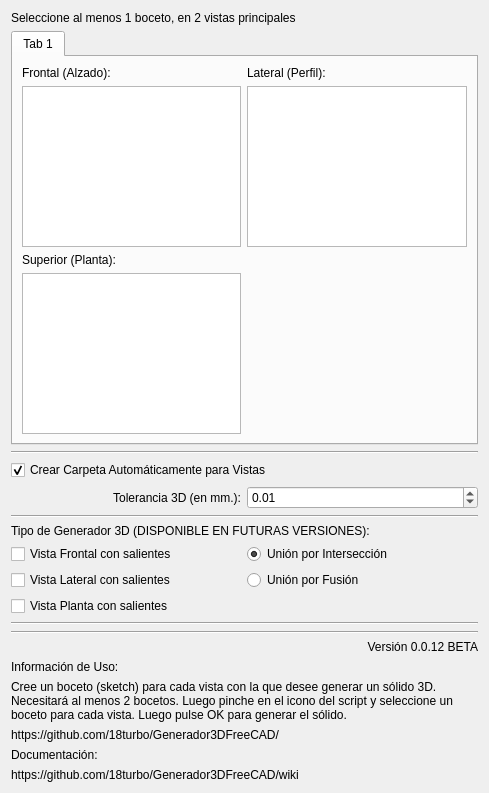
<?xml version="1.0" encoding="UTF-8"?>
<ui version="4.0">
 <class>Dialog</class>
 <widget class="QDialog" name="Dialog">
  <property name="geometry">
   <rect>
    <x>0</x>
    <y>0</y>
    <width>489</width>
    <height>793</height>
   </rect>
  </property>
  <property name="windowTitle">
   <string>Dialog</string>
  </property>
  <layout class="QGridLayout" name="gridLayout">
   <item row="22" column="1">
    <widget class="QRadioButton" name="radioInterseccion">
     <property name="text">
      <string>Unión por Intersección</string>
     </property>
     <property name="checkable">
      <bool>true</bool>
     </property>
     <property name="checked">
      <bool>true</bool>
     </property>
    </widget>
   </item>
   <item row="1" column="0" colspan="2">
    <widget class="QLabel" name="label_2">
     <property name="lineWidth">
      <number>5</number>
     </property>
     <property name="text">
      <string>Seleccione al menos 1 boceto, en 2 vistas principales</string>
     </property>
     <property name="textFormat">
      <enum>Qt::PlainText</enum>
     </property>
     <property name="scaledContents">
      <bool>false</bool>
     </property>
     <property name="wordWrap">
      <bool>true</bool>
     </property>
    </widget>
   </item>
   <item row="29" column="0" colspan="2">
    <widget class="Line" name="line">
     <property name="orientation">
      <enum>Qt::Horizontal</enum>
     </property>
    </widget>
   </item>
   <item row="37" column="0">
    <widget class="QLabel" name="label_11">
     <property name="text">
      <string>Documentación:</string>
     </property>
    </widget>
   </item>
   <item row="38" column="0" colspan="2">
    <widget class="QLabel" name="label_12">
     <property name="text">
      <string>https://github.com/18turbo/Generador3DFreeCAD/wiki</string>
     </property>
    </widget>
   </item>
   <item row="2" column="0" colspan="2">
    <widget class="QTabWidget" name="tabWidget">
     <property name="currentIndex">
      <number>0</number>
     </property>
     <widget class="QWidget" name="tab">
      <attribute name="title">
       <string>Tab 1</string>
      </attribute>
      <layout class="QGridLayout" name="gridLayout_2">
       <item row="0" column="1">
        <widget class="QLabel" name="label_5">
         <property name="text">
          <string>Lateral (Perfil):</string>
         </property>
        </widget>
       </item>
       <item row="2" column="0">
        <widget class="QLabel" name="label_6">
         <property name="text">
          <string>Superior (Planta):</string>
         </property>
        </widget>
       </item>
       <item row="1" column="0">
        <widget class="QListWidget" name="listWidgetFrontal"/>
       </item>
       <item row="1" column="1">
        <widget class="QListWidget" name="listWidgetLateral"/>
       </item>
       <item row="0" column="0">
        <widget class="QLabel" name="label_3">
         <property name="text">
          <string>Frontal (Alzado):</string>
         </property>
        </widget>
       </item>
       <item row="3" column="0">
        <widget class="QListWidget" name="listWidgetPlanta">
         <property name="acceptDrops">
          <bool>false</bool>
         </property>
         <property name="showDropIndicator" stdset="0">
          <bool>true</bool>
         </property>
         <property name="dragEnabled">
          <bool>false</bool>
         </property>
         <property name="selectionMode">
          <enum>QAbstractItemView::SingleSelection</enum>
         </property>
        </widget>
       </item>
      </layout>
     </widget>
    </widget>
   </item>
   <item row="24" column="0">
    <widget class="QCheckBox" name="checkBoxPlantaS">
     <property name="text">
      <string>Vista Planta con salientes</string>
     </property>
     <property name="checkable">
      <bool>true</bool>
     </property>
    </widget>
   </item>
   <item row="23" column="0">
    <widget class="QCheckBox" name="checkBoxLateralS">
     <property name="text">
      <string>Vista Lateral con salientes</string>
     </property>
     <property name="checkable">
      <bool>true</bool>
     </property>
    </widget>
   </item>
   <item row="36" column="0">
    <spacer name="verticalSpacer">
     <property name="orientation">
      <enum>Qt::Vertical</enum>
     </property>
     <property name="sizeHint" stdset="0">
      <size>
       <width>20</width>
       <height>40</height>
      </size>
     </property>
    </spacer>
   </item>
   <item row="20" column="0" colspan="2">
    <widget class="Line" name="line_6">
     <property name="orientation">
      <enum>Qt::Horizontal</enum>
     </property>
    </widget>
   </item>
   <item row="27" column="0" colspan="2">
    <widget class="Line" name="line_5">
     <property name="orientation">
      <enum>Qt::Horizontal</enum>
     </property>
    </widget>
   </item>
   <item row="4" column="0" colspan="2">
    <widget class="QCheckBox" name="meterVistasCarpeta">
     <property name="text">
      <string>Crear Carpeta Automáticamente para Vistas</string>
     </property>
     <property name="checked">
      <bool>true</bool>
     </property>
    </widget>
   </item>
   <item row="3" column="0" colspan="2">
    <widget class="Line" name="line_2">
     <property name="orientation">
      <enum>Qt::Horizontal</enum>
     </property>
    </widget>
   </item>
   <item row="32" column="0">
    <widget class="QLabel" name="label_8">
     <property name="text">
      <string>Información de Uso:</string>
     </property>
    </widget>
   </item>
   <item row="35" column="0" colspan="2">
    <widget class="QLabel" name="label_7">
     <property name="text">
      <string>https://github.com/18turbo/Generador3DFreeCAD/</string>
     </property>
    </widget>
   </item>
   <item row="6" column="0">
    <spacer name="verticalSpacer_3">
     <property name="orientation">
      <enum>Qt::Vertical</enum>
     </property>
     <property name="sizeHint" stdset="0">
      <size>
       <width>20</width>
       <height>40</height>
      </size>
     </property>
    </spacer>
   </item>
   <item row="21" column="0" colspan="2">
    <widget class="QLabel" name="label_4">
     <property name="text">
      <string>Tipo de Generador 3D (DISPONIBLE EN FUTURAS VERSIONES):</string>
     </property>
    </widget>
   </item>
   <item row="31" column="1">
    <widget class="QLabel" name="label">
     <property name="text">
      <string>Versión 0.0.12 BETA</string>
     </property>
     <property name="alignment">
      <set>Qt::AlignRight|Qt::AlignTrailing|Qt::AlignVCenter</set>
     </property>
    </widget>
   </item>
   <item row="22" column="0">
    <widget class="QCheckBox" name="checkBoxFrontalS">
     <property name="text">
      <string>Vista Frontal con salientes</string>
     </property>
     <property name="checkable">
      <bool>true</bool>
     </property>
    </widget>
   </item>
   <item row="23" column="1">
    <widget class="QRadioButton" name="radioFusion">
     <property name="text">
      <string>Unión por Fusión</string>
     </property>
     <property name="checkable">
      <bool>false</bool>
     </property>
    </widget>
   </item>
   <item row="33" column="0" colspan="2">
    <widget class="QLabel" name="label_9">
     <property name="text">
      <string>Cree un boceto (sketch) para cada vista con la que desee generar un sólido 3D. Necesitará al menos 2 bocetos. Luego pinche en el icono del script y seleccione un boceto para cada vista. Luego pulse OK para generar el sólido.</string>
     </property>
     <property name="wordWrap">
      <bool>true</bool>
     </property>
     <property name="margin">
      <number>5</number>
     </property>
     <property name="indent">
      <number>-1</number>
     </property>
    </widget>
   </item>
   <item row="5" column="0">
    <widget class="QLabel" name="label_10">
     <property name="text">
      <string>Tolerancia 3D (en mm.):</string>
     </property>
     <property name="alignment">
      <set>Qt::AlignRight|Qt::AlignTrailing|Qt::AlignVCenter</set>
     </property>
     <property name="margin">
      <number>10</number>
     </property>
    </widget>
   </item>
   <item row="5" column="1">
    <widget class="QDoubleSpinBox" name="tolerancia">
     <property name="value">
      <double>0.010000000000000</double>
     </property>
    </widget>
   </item>
  </layout>
 </widget>
 <resources/>
 <connections/>
</ui>
